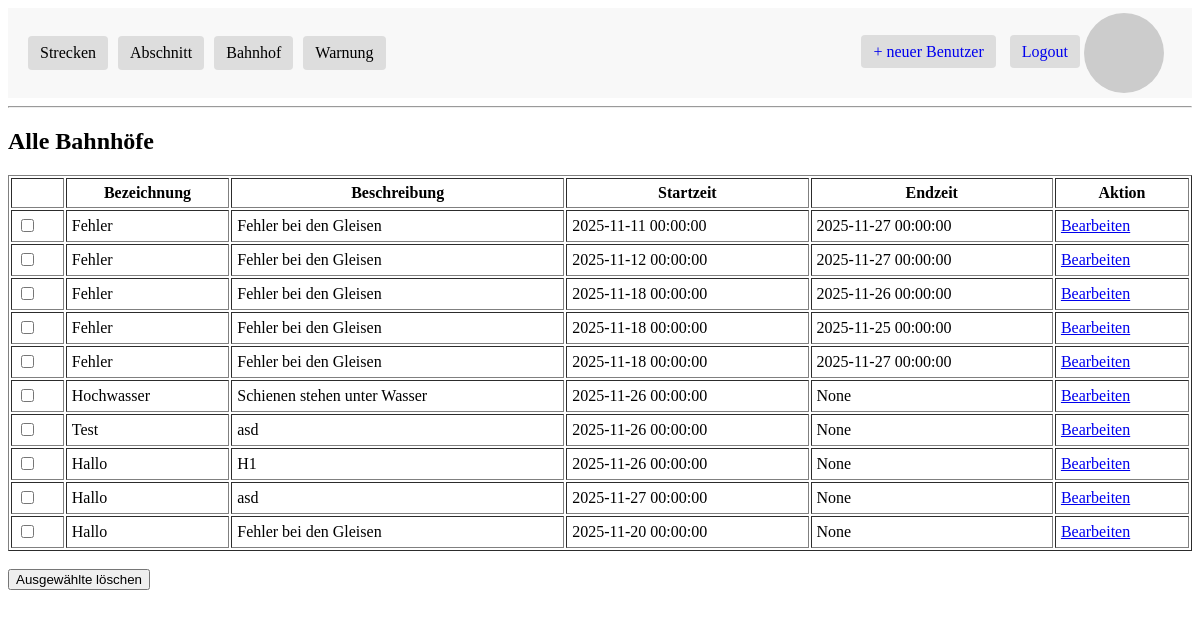
The page /warnung (signed in) on the database as committed earlier.
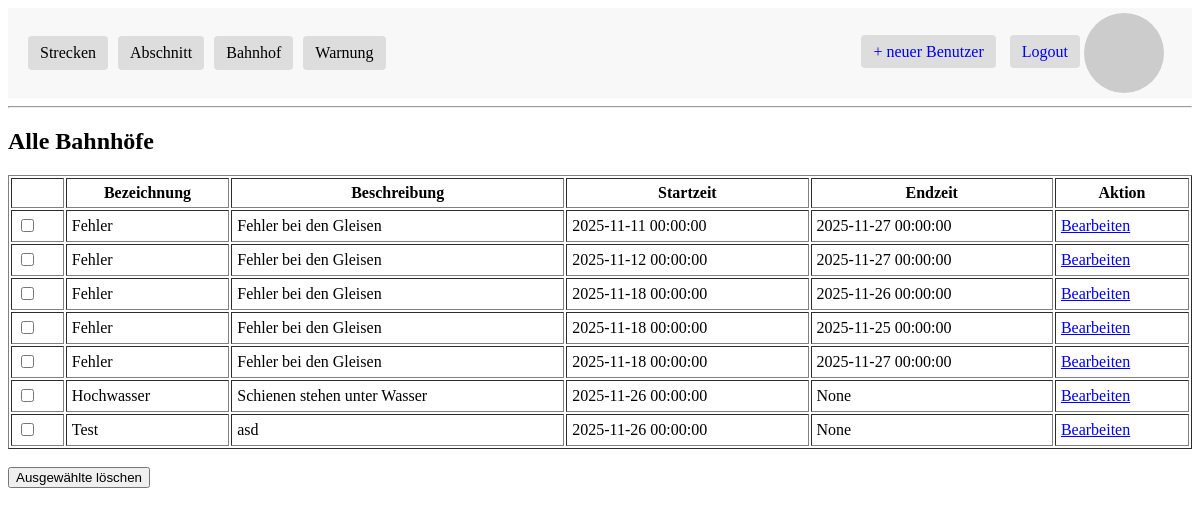
The same page on the database as committed later.
### app/models.py (models this page shows, shortened)
class Warnung(db.Model):
    __tablename__ = 'warnung'
    warnungId: so.Mapped[int] = so.mapped_column(primary_key=True)
    bezeichnung: so.Mapped[str] = so.mapped_column(sa.String(100))
    beschreibung: so.Mapped[Optional[str]] = so.mapped_column(sa.Text)
    startZeit: so.Mapped[datetime] = so.mapped_column()
    endZeit: so.Mapped[Optional[datetime]] = so.mapped_column()
    abschnitte: so.Mapped[list["Abschnitt"]] = so.relationship(
        "Abschnitt",
        secondary=abschnitt_warnung_m2m,
        back_populates="warnungen"
    )

### app/routes.py (the view)
@app.route('/', methods=['GET', 'POST'])
@app.route('/warnung', methods=['GET', 'POST'])
@login_required
def warnung():
    posts = Warnung.query.all()
    return render_template(
        'warnung.html',
        posts=posts,
        role=current_user.role
    )

### app/models.py (called while the page is built)
@login.user_loader
def load_user(id):
    return db.session.get(User, int(id))

    def avatar(self, size):
        digest = md5(self.email.lower().encode('utf-8')).hexdigest()
        return f'https://www.gravatar.com/avatar/{digest}?d=identicon&s={size}'

### app/templates/warnung.html (shortened to what this page needs)
{% extends "base.html" %}
{% block content %}
<h2>Alle Bahnhöfe</h2>
<div style="display: flex; gap: 20px;">
    <div style="flex: 1; overflow-y: auto; max-height: 80vh;">
        <form method="POST" action="{{ url_for('delete_multiple_warnung') }}">
            <table border="1" cellpadding="5" style="width:100%;">
                <tr>
                    {% if role.value != 'mitarbeiter' %}
                    <th></th>
                    {% endif %}
                    <th>Bezeichnung</th>
                    <th>Beschreibung</th>
                    <th>Startzeit</th>
                    <th>Endzeit</th>
                    {% if role.value != 'mitarbeiter' %}
                    <th>Aktion</th>
                    {% endif %}
                </tr>
                {% for w in posts %}
                <tr>
                    {% if role.value != 'mitarbeiter' %}
                    <td><input type="checkbox" name="warnung_ids" value="{{ w.warnungId }}"></td>
                    {% endif %}
                    <td>{{ w.bezeichnung }}</td>
                    <td>{{ w.beschreibung }}</td>
                    <td>{{ w.startZeit }}</td>
                    <td>{{ w.endZeit }}</td>
                    {% if role.value != 'mitarbeiter' %}
                    <td>
                        <a href="{{ url_for('edit_warnung', warnung_id=w.warnungId) }}">Bearbeiten</a>
                    </td>
                    {% endif %}
                </tr>
                {% endfor %}
            </table>
            <br>
            {% if role.value != 'mitarbeiter' %}
            <button type="submit" onclick="return confirm('Willst du wirklich alle ausgewählten Warnungen löschen?');">
                Ausgewählte löschen
            </button>
            {% endif %}
        </form>
    </div>
</div>
{% endblock %}

### app/templates/base.html (shortened to what this page needs)
<!doctype html>
<html>
<head>
    <link rel="stylesheet" href="{{ url_for('static', filename='css/base.css') }}">
</head>
<body>
    <div class="header">
        <ul class="menu">
        <li class="dropdown">
            <a href="{{ url_for('strecke') }}">Strecken</a>
        </li>
        <li class="dropdown">
            <a href="{{ url_for('abschnitt') }}">Abschnitt</a>
        </li>
        <li class="dropdown">
            <a href="{{ url_for('bahnhof') }}">Bahnhof</a>
        </li>
        <li class="dropdown">
            <a href="{{ url_for('warnung') }}">Warnung</a>
        </li>
    </ul>
        <div class="user-links">
            {% if current_user.is_anonymous %}
                <a href="{{ url_for('login') }}">Login</a>
            {% elif current_user.role.value == 'admin' %}
                <a href="{{ url_for('register') }}">+ neuer Benutzer</a>
                <a href="{{ url_for('logout') }}">Logout</a>
            {% else %}
                <a href="{{ url_for('logout') }}">Logout</a>
            {% endif %}
            {% if not current_user.is_anonymous %}
            <img src="{{ current_user.avatar(40) }}" alt="Avatar" style="border-radius:50%; vertical-align:middle; margin-right:8px;">
            {% endif %}
        </div>
    </div>
    <hr>
    {% block content %}{% endblock %}
</body>
</html>

### app/static/css/base.css (style rules this page uses)
.header { display: flex; justify-content: space-between; align-items: center; padding: 5px 20px; background-color: #f8f8f8; }
.menu { list-style: none; padding: 0; margin: 0; background-color: transparent; display: flex; gap: 10px; }
.menu li { margin: 0; padding: 0; background-color: transparent; position: relative; }
.user-links a { text-decoration: none; padding: 8px 12px; background-color: #ddd; border-radius: 4px; margin-left: 10px; transition: background-color 0.2s; }
.menu > li > a { background-color: #ddd; color: black; padding: 8px 12px; border-radius: 4px; text-decoration: none; display: inline-block; transition: background-color 0.2s; }

Rows that differ between the two databases and show on the page:
removed Warnung: bezeichnung "Hallo", beschreibung "H1", startZeit "2025-11-26 00:00:00", endZeit "None"
removed Warnung: bezeichnung "Hallo", beschreibung "asd", startZeit "2025-11-27 00:00:00", endZeit "None"
removed Warnung: bezeichnung "Hallo", beschreibung "Fehler bei den Gleisen", startZeit "2025-11-20 00:00:00", endZeit "None"
